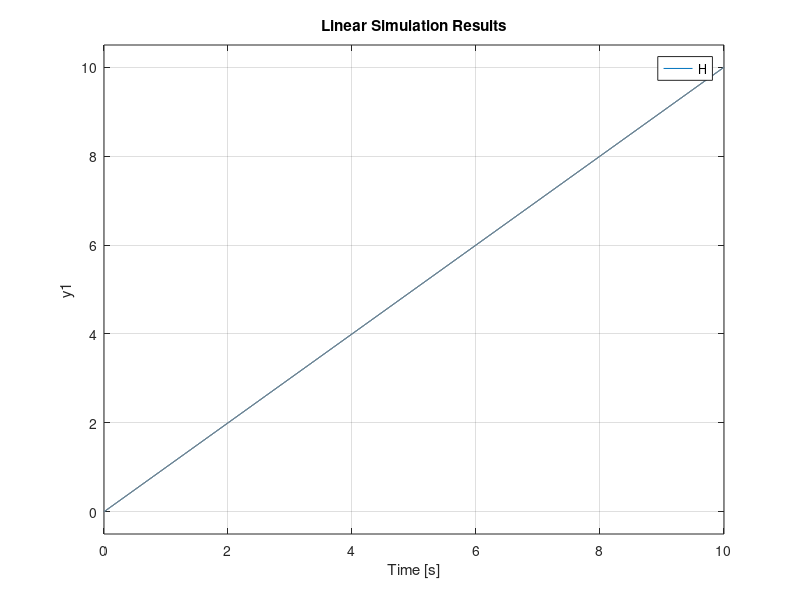

Source code (MATLAB):
function RampResponse_Problem2()

%
% Only poles. No Zeros
% Part B
%
% p = 1
p = 1;
t = 0:.1:10;
s = tf('s');
H = p/(s+p);
lsim(H,t,t)

%% p = 10
p = 10;
t = 0:.01:1.5;
s = tf('s');
H = p/(s+p);
lsim(H,t,t)

%% p = -1
p = -1;
t = 0:.1:10;
s = tf('s');
H = p/(s+p);
lsim(H,t,t)

%% p = -10
p = -10;
t = 0:.01:1;
s = tf('s');
H = p/(s+p);
lsim(H,t,t)

%
% Poles and zeros
% Part C
%% p = 1 , z = .9
p = 1;
z = .9;
t = 0:.1:1;
s = tf('s');
H = (p/z)*((s+z)/(s+p));
lsim(H,t,t)

%% p = 1 , z = 10.1
p = 1;
z = 10.1;
t = 0:.1:10;
s = tf('s');
H = (p/z)*((s+z)/(s+p));
lsim(H,t,t)

%% p = 10 , z = .9
p = 10;
z = .9;
t = 0:.1:10;
s = tf('s');
H = (p/z)*((s+z)/(s+p));
lsim(H,t,t)

%% p = 10 , z = 10.1
p = 10;
z = 10.1;
t = 0:.00001:.001;
s = tf('s');
H = (p/z)*((s+z)/(s+p));
lsim(H,t,t)

%% p = -1 , z = -.9
p = -1;
z = -.9;
t = 0:.1:10;
s = tf('s');
H = (p/z)*((s+z)/(s+p));
lsim(H,t,t)

%% p = -1 , z = -10.1
p = -1;
z = -10.1;
t = 0:.1:10;
s = tf('s');
H = (p/z)*((s+z)/(s+p));
lsim(H,t,t)

%% p = -10 , z = -.9
p = -10;
z = -.9;
t = 0:.01:5;
s = tf('s');
H = (p/z)*((s+z)/(s+p));
lsim(H,t,t)

%% p = -10 , z = -10.1
p = -10;
z = -10.1;
t = 0:.01:5;
s = tf('s');
H = (p/z)*((s+z)/(s+p));
lsim(H,t,t)

%% p = -1 , z = -1
p = -1;
z = -1;
t = 0:.1:10;
s = tf('s');
H = (p/z)*((s+z)/(s+p));
lsim(H,t,t)
end